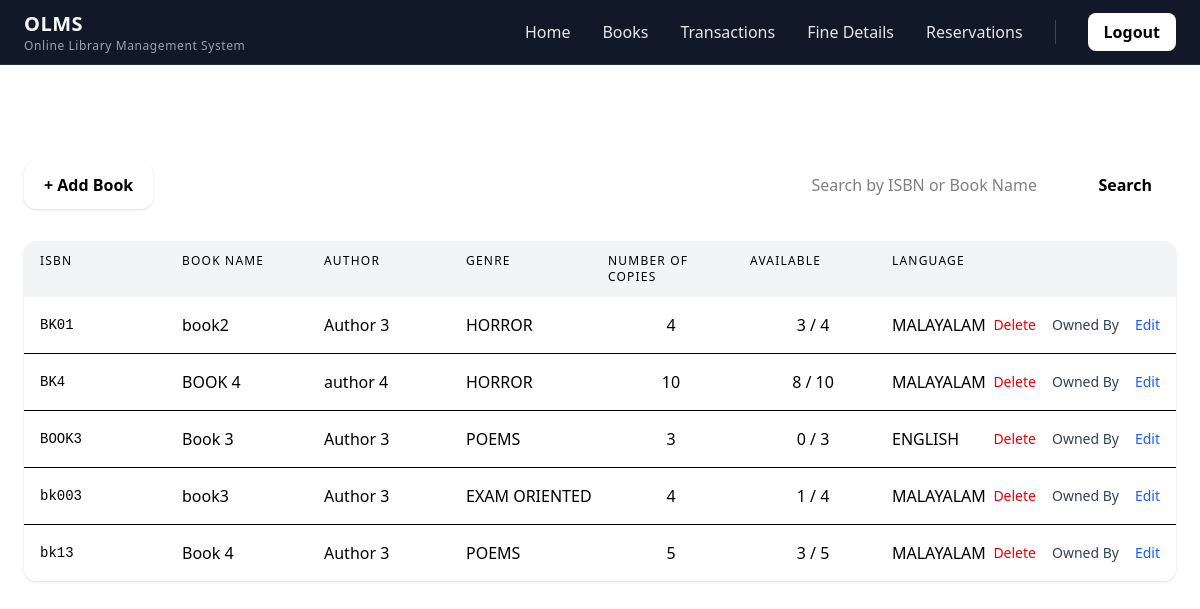
/librarian/booklist, run on the app's committed database.
### common/models.py (models this page shows, shortened)
class Book_details(models.Model):
    Genre_Choice = [
        ('HORROR', 'horror'),
        ('NOVEL', 'novel'),
        ('POEMS', 'poems'),
        ('EXAM ORIENTED','examoriented')
    ]
    Language_Choice=[
        ('ENGLISH','ENGLISH'),
        ('MALAYALAM','MALAYALAM'),
        ('HINDI','HINDI')
    ]
    ISBN = models.CharField(max_length=50, unique=True,)  # ISBN still unique
    cover = models.ImageField(upload_to='covers/', null=True, blank=True)
    Book_name = models.CharField(max_length=100)
    Authors_name = models.CharField(max_length=100)
    Genre = models.CharField(max_length=50,choices=Genre_Choice)
    Language = models.CharField(max_length=50,choices=Language_Choice)
    description = models.TextField(null=True, blank=True)

### librarian/views.py (the view)
# urls.py: path("booklist",views.list_books,name='listofbooks'),
def list_books(request):
    query = request.GET.get("q", "").strip()
    books = (
        Book_details.objects
        .annotate(
            total_copies=Count("copies"),
            available_copies=Count(
                "copies",
                filter=Q(copies__is_available=True)
            )
        )
    )
    if query:
        books = books.filter(
            Q(ISBN__icontains=query) |
            Q(Book_name__icontains=query)
        )
    context = {
        "books": books,
        "query": query,
        "total_books": Book_details.objects.count(),
    }
    return render(request, "librarian/bolist.html", context)

### librarian/templates/librarian/bolist.html (shortened to what this page needs)
{% include 'librarian/lib_header.html' %}
<div class="max-w-7xl mx-auto px-6 py-8 space-y-8 text-white">
  <div class="flex flex-col md:flex-row md:items-center md:justify-between gap-4">
    <h1 class="text-2xl font-semibold tracking-wide">
    </h1>
    <div class="text-sm text-white/60">
    </div>
  </div>
  <div class="relative z-50 flex items-center justify-between gap-6">
    <div class="z-50">
      <a href="{% url 'add_book' %}" class="inline-flex items-center gap-2
             px-5 py-3 rounded-xl
             bg-white text-black font-semibold
             shadow hover:bg-gray-200 transition">
        + Add Book
      </a>
    </div>
    <div class="flex-1 flex justify-end z-40">
      <form method="get" class="flex flex-col sm:flex-row gap-4">
        <input type="text" name="q" value="{{ query }}" placeholder="Search by ISBN or Book Name" class="px-4 py-3 rounded-xl
               bg-white text-black
               focus:outline-none focus:ring-2 focus:ring-black">
        <button type="submit" class="px-6 py-3 rounded-xl
               bg-white text-black font-semibold
               hover:bg-gray-200 transition">
          Search
        </button>
      </form>
    </div>
  </div>
  <div class="bg-white rounded-xl shadow overflow-hidden text-black">
    <div class="grid grid-cols-8 gap-4 px-4 py-3 text-xs uppercase tracking-widest bg-gray-100">
      <div>ISBN</div>
      <div>Book Name</div>
      <div>Author</div>
      <div>Genre</div>
      <div>Number of copies</div>
      <div>AVailable</div>
      <div>Language</div>
    </div>
    <div class="divide-y">
      {% for book in books %}
      <div class="grid grid-cols-1 md:grid-cols-8 gap-4 px-4 py-4
            items-center hover:bg-gray-50 transition">
        <div class="font-mono text-sm break-all">
          {{ book.ISBN }}
        </div>
        <div class="font-medium truncate">
          {{ book.Book_name }}
        </div>
        <div class="truncate">
          {{ book.Authors_name }}
        </div>
        <div>
          {{ book.Genre }}
        </div>
        <div class="text-center">
          {{ book.copies.count }}
        </div>
        <div class="text-center font-medium">
          {{ book.available_copies }} / {{ book.total_copies }}
        </div>
        <div>
          {{ book.Language }}
        </div>
        <div class="flex items-center justify-end gap-4 text-sm whitespace-nowrap">
          <a href="#" class="text-red-600 hover:text-red-800 transition">
            Delete
          </a>
          <a href="#" class="text-gray-700 hover:text-black transition">
            Owned By
          </a>
          <a href="#" class="text-blue-600 hover:text-blue-800 transition">
            Edit
          </a>
        </div>
      </div>
      {% empty %}
      <div class="px-6 py-10 text-center text-gray-500 col-span-full">
        No books found.
      </div>
      {% endfor %}
    </div>

### data on the page
Book_details: ISBN "BK01", Book_name "book2", Authors_name "Author 3", Genre "HORROR", copies.count "4", available_copies "3", total_copies "4", Language "MALAYALAM"
Book_details: ISBN "BK4", Book_name "BOOK 4", Authors_name "author 4", Genre "HORROR", copies.count "10", available_copies "8", total_copies "10", Language "MALAYALAM"
Book_details: ISBN "BOOK3", Book_name "Book 3", Authors_name "Author 3", Genre "POEMS", copies.count "3", available_copies "0", total_copies "3", Language "ENGLISH"
Book_details: ISBN "bk003", Book_name "book3", Authors_name "Author 3", Genre "EXAM ORIENTED", copies.count "4", available_copies "1", total_copies "4", Language "MALAYALAM"
Book_details: ISBN "bk13", Book_name "Book 4", Authors_name "Author 3", Genre "POEMS", copies.count "5", available_copies "3", total_copies "5", Language "MALAYALAM"
